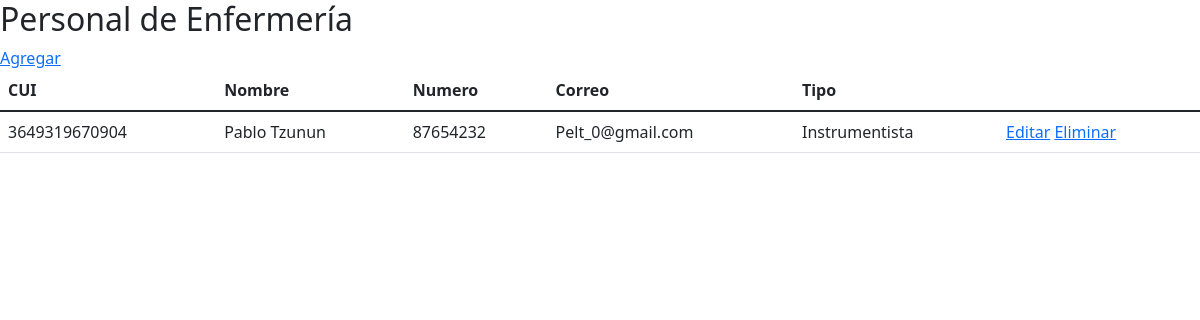
/Assistant/ (signed in), run on the app's committed database.
### hostpital/models.py (models this page shows, shortened)
class Assistant(models.Model):
    cui = models.CharField(max_length=100)
    firstName = models.CharField(max_length=100)
    secondName = models.CharField(max_length=100)
    firstSurname = models.CharField(max_length=100)
    secondSurname = models.CharField(max_length=100)
    number = models.CharField(max_length=100)
    email = models.CharField(max_length=100)
    AssistType = models.CharField(max_length=100)

### hostpital/views.py (the view)
# urls.py: path('Assistant/', views.list_Assistant, name='list_Assistant'),
@login_required
def list_Assistant(request):
    assist = Assistant.objects.all()
    return render(request, 'hostpital/list_Assistant.html', {'Enfermeria': assist})

### hostpital/templates/hostpital/list_Assistant.html (shortened to what this page needs)
<!DOCTYPE html>
<html lang="en">
  <head>
    <link
      href="https://cdn.jsdelivr.net/npm/bootstrap@5.1.3/dist/css/bootstrap.min.css"
      rel="stylesheet"
    />
  </head>
  <body>
    <h2>Personal de Enfermería</h2>
    <a href="{% url 'new_Assistant'%}">Agregar</a>
    <table class="table">
      <thead>
        <tr>
          <th scope="col">CUI</th>
          <th scope="col">Nombre</th>
          <th scope="col">Numero</th>
          <th scope="col">Correo</th>
          <th scope="col">Tipo</th>
        </tr>
      </thead>
      <tbody>
        {% for mant in Enfermeria %}
        <tr>
          <td>{{mant.cui}}</td>
          <td>{{mant.firstName}} {{mant.firstSurname}}</td>
          <td>{{mant.number}}</td>
          <td>{{mant.email}}</td>
          <td>{{mant.AssistType}}</td>
          <td><a href="{% url 'edit_Assistant' pk=mant.pk %}">Editar</a> <a href="{% url 'remove_Assistant' pk=mant.pk %}">Eliminar</a></td>
        </tr>
        {% endfor %}
      </tbody>
    </table>
  </body>
</html>

### data on the page
Assistant: cui "3649319670904", firstName "Pablo", firstSurname "Tzunun", number "87654232", email "Pelt_0@gmail.com", AssistType "Instrumentista"
